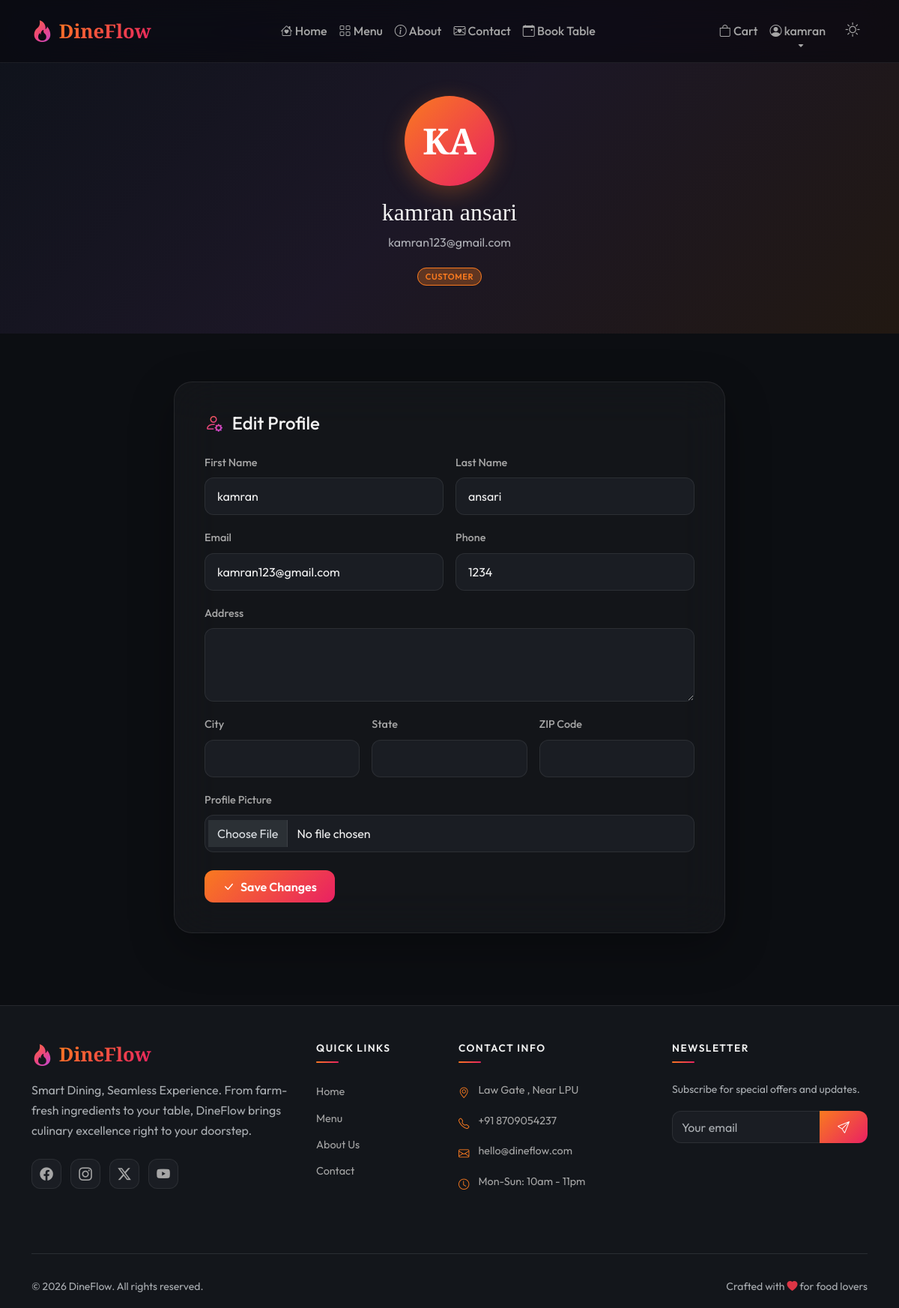
The app's page /accounts/profile/ (signed in) with its own data.
### accounts/models.py (models this page shows, shortened)
class User(AbstractUser):
    class Role(models.TextChoices):
        CUSTOMER = 'customer', 'Customer'
        MANAGER = 'manager', 'Restaurant Manager'
        ADMIN = 'admin', 'Administrator'
    role = models.CharField(
        max_length=20,
        choices=Role.choices,
        default=Role.CUSTOMER,
    )
    phone = models.CharField(max_length=20, blank=True, null=True)
    address = models.TextField(blank=True, null=True)
    city = models.CharField(max_length=100, blank=True, null=True)
    state = models.CharField(max_length=100, blank=True, null=True)
    zip_code = models.CharField(max_length=20, blank=True, null=True)
    profile_picture = models.ImageField(
        upload_to='profile_pics/',
        blank=True,
        null=True,
        default='profile_pics/default.png',
    )
    created_at = models.DateTimeField(auto_now_add=True)
    updated_at = models.DateTimeField(auto_now=True)
    class Meta:
        verbose_name = 'User'
        verbose_name_plural = 'Users'
        ordering = ['-created_at']

### accounts/views.py (the view)
# urls.py: path('profile/', views.profile_view, name='profile'),
@login_required
def profile_view(request):
    if request.method == 'POST':
        form = UserProfileForm(request.POST, request.FILES, instance=request.user)
        if form.is_valid():
            form.save()
            messages.success(request, 'Profile updated successfully!')
            return redirect('accounts:profile')
        else:
            messages.error(request, 'Please correct the errors below.')
    else:
        form = UserProfileForm(instance=request.user)
    return render(request, 'accounts/profile.html', {'form': form})

### accounts/forms.py
class UserProfileForm(forms.ModelForm):
    class Meta:
        model = User
        fields = [
            'first_name', 'last_name', 'email', 'phone',
            'address', 'city', 'state', 'zip_code', 'profile_picture',
        ]
        widgets = {
            'first_name': forms.TextInput(attrs={'class': 'form-control'}),
            'last_name': forms.TextInput(attrs={'class': 'form-control'}),
            'email': forms.EmailInput(attrs={'class': 'form-control'}),
            'phone': forms.TextInput(attrs={'class': 'form-control'}),
            'address': forms.Textarea(attrs={'class': 'form-control', 'rows': 3}),
            'city': forms.TextInput(attrs={'class': 'form-control'}),
            'state': forms.TextInput(attrs={'class': 'form-control'}),
            'zip_code': forms.TextInput(attrs={'class': 'form-control'}),
            'profile_picture': forms.FileInput(attrs={'class': 'form-control'}),
        }

### cart/context_processors.py (called while the page is built)
def cart_item_count(request):
    count = 0
    if request.user.is_authenticated:
        try:
            from .models import Cart
            cart = Cart.objects.get(user=request.user)
            count = cart.total_items
        except Cart.DoesNotExist:
            count = 0
    return {'cart_item_count': count}

### cart/models.py (called while the page is built)
    @property
    def total_items(self):
        return sum(item.quantity for item in self.items.all())

### templates/accounts/profile.html (shortened to what this page needs)
{% extends 'base.html' %}
{% block content %}
<section class="profile-header">
    <div class="container text-center">
        {% if user.profile_picture and user.profile_picture.name != 'profile_pics/default.png' %}
            <img src="{{ user.profile_picture.url }}" alt="{{ user.get_full_name }}" class="profile-avatar mb-3">
        {% else %}
            <div class="profile-avatar-placeholder mx-auto mb-3">
                {{ user.first_name|first|upper }}{{ user.last_name|first|upper }}
            </div>
        {% endif %}
        <h2 style="font-family: var(--font-display);">{{ user.get_full_name|default:user.username }}</h2>
        <p class="text-muted">{{ user.email }}</p>
        <span class="food-badge featured">{{ user.get_role_display }}</span>
    </div>
</section>
<section class="content-section" style="margin-top: -2rem;">
    <div class="container">
        <div class="row justify-content-center">
            <div class="col-lg-8">
                <div class="auth-card" style="max-width: none;">
                    <h4 class="mb-4">
                        <i class="bi bi-person-gear text-gradient me-2"></i>
                        Edit Profile
                    </h4>
                    <form method="post" action="{% url 'accounts:profile' %}" enctype="multipart/form-data">
                        <div class="row g-3">
                            <div class="col-md-6">
                                <label class="form-label">First Name</label>
                                {{ form.first_name }}
                            </div>
                            <div class="col-md-6">
                                <label class="form-label">Last Name</label>
                                {{ form.last_name }}
                            </div>
                            <div class="col-md-6">
                                <label class="form-label">Email</label>
                                {{ form.email }}
                            </div>
                            <div class="col-md-6">
                                <label class="form-label">Phone</label>
                                {{ form.phone }}
                            </div>
                            <div class="col-12">
                                <label class="form-label">Address</label>
                                {{ form.address }}
                            </div>
                            <div class="col-md-4">
                                <label class="form-label">City</label>
                                {{ form.city }}
                            </div>
                            <div class="col-md-4">
                                <label class="form-label">State</label>
                                {{ form.state }}
                            </div>
                            <div class="col-md-4">
                                <label class="form-label">ZIP Code</label>
                                {{ form.zip_code }}
                            </div>
                            <div class="col-12">
                                <label class="form-label">Profile Picture</label>
                                {{ form.profile_picture }}
                            </div>
                        </div>
                        <div class="mt-4">
                            <button type="submit" class="btn btn-gradient-primary px-4">
                                <i class="bi bi-check-lg me-2"></i>Save Changes
                            </button>
                        </div>
                    </form>
                </div>
            </div>
        </div>
    </div>
</section>
{% endblock %}

### templates/base.html (shortened to what this page needs)
{% load static %}
<!DOCTYPE html>
<html lang="en" data-bs-theme="dark">
<head>
    <link href="https://cdn.jsdelivr.net/npm/bootstrap@5.3.3/dist/css/bootstrap.min.css" rel="stylesheet">
    <link href="https://cdn.jsdelivr.net/npm/bootstrap-icons@1.11.3/font/bootstrap-icons.min.css" rel="stylesheet">
    <link rel="stylesheet" href="{% static 'css/style.css' %}">
</head>
<body>
    <nav class="navbar navbar-expand-lg fixed-top glass-navbar" id="mainNavbar">
        <div class="container">
            <a class="navbar-brand brand-logo" href="{% url 'core:home' %}">
                <i class="bi bi-fire text-gradient"></i>
                <span class="brand-text">DineFlow</span>
            </a>
            <div class="collapse navbar-collapse" id="navbarNav">
                <ul class="navbar-nav mx-auto">
                    <li class="nav-item">
                        <a class="nav-link" href="{% url 'core:home' %}">
                            <i class="bi bi-house-heart"></i> Home
                        </a>
                    </li>
                    <li class="nav-item">
                        <a class="nav-link" href="{% url 'menu:list' %}">
                            <i class="bi bi-grid"></i> Menu
                        </a>
                    </li>
                    <li class="nav-item">
                        <a class="nav-link" href="{% url 'core:about' %}">
                            <i class="bi bi-info-circle"></i> About
                        </a>
                    </li>
                    <li class="nav-item">
                        <a class="nav-link" href="{% url 'core:contact' %}">
                            <i class="bi bi-envelope-heart"></i> Contact
                        </a>
                    </li>
                    <li class="nav-item">
                        <a class="nav-link" href="{% url 'reservations:create' %}">
                            <i class="bi bi-calendar-event"></i> Book Table
                        </a>
                    </li>
                </ul>
                <ul class="navbar-nav">
                    {% if user.is_authenticated %}
                    <li class="nav-item">
                        <a class="nav-link cart-link" href="{% url 'cart:view' %}">
                            <i class="bi bi-bag"></i> Cart
                        </a>
                    </li>
                    <li class="nav-item dropdown">
                        <a class="nav-link dropdown-toggle" href="#" role="button" data-bs-toggle="dropdown">
                            <i class="bi bi-person-circle"></i>
                            {{ user.first_name|default:user.username }}
                        </a>
                    </li>
                    {% endif %}
                    <li class="nav-item ms-2">
                        <button class="btn btn-link nav-link theme-toggle" id="themeToggle" title="Toggle theme">
                            <i class="bi bi-moon-stars" id="themeIcon"></i>
                        </button>
                    </li>
                </ul>
            </div>
        </div>
    </nav>
    <main id="mainContent">
        {% block content %}{% endblock %}
    </main>
    <footer class="footer-section">
        <div class="container">
            <div class="row g-4 py-5">
                <div class="col-lg-4">
                    <h4 class="brand-logo mb-3">
                        <i class="bi bi-fire text-gradient"></i>
                        <span class="brand-text">DineFlow</span>
                    </h4>
                    <p class="text-muted mb-4">
                        Smart Dining, Seamless Experience. From farm-fresh ingredients to your table,
                        DineFlow brings culinary excellence right to your doorstep.
                    </p>
                    <div class="social-links">
                        <a href="#" class="social-link"><i class="bi bi-facebook"></i></a>
                        <a href="#" class="social-link"><i class="bi bi-instagram"></i></a>
                        <a href="#" class="social-link"><i class="bi bi-twitter-x"></i></a>
                        <a href="#" class="social-link"><i class="bi bi-youtube"></i></a>
                    </div>
                </div>
                <div class="col-lg-2 col-md-4">
                    <h6 class="footer-heading">Quick Links</h6>
                    <ul class="footer-links">
                        <li><a href="{% url 'core:home' %}">Home</a></li>
                        <li><a href="{% url 'menu:list' %}">Menu</a></li>
                        <li><a href="{% url 'core:about' %}">About Us</a></li>
                        <li><a href="{% url 'core:contact' %}">Contact</a></li>
                    </ul>
                </div>
                <div class="col-lg-3 col-md-4">
                    <h6 class="footer-heading">Contact Info</h6>
                    <ul class="footer-contact">
                        <li><i class="bi bi-geo-alt"></i> Law Gate , Near LPU</li>
                        <li><i class="bi bi-telephone"></i> +91 8709054237</li>
                        <li><i class="bi bi-envelope"></i> hello@dineflow.com</li>
                        <li><i class="bi bi-clock"></i> Mon-Sun: 10am - 11pm</li>
                    </ul>
                </div>
                <div class="col-lg-3 col-md-4">
                    <h6 class="footer-heading">Newsletter</h6>
                    <p class="text-muted small">Subscribe for special offers and updates.</p>
                    <form class="newsletter-form">
                        <div class="input-group">
                            <input type="email" class="form-control" placeholder="Your email">
                            <button class="btn btn-gradient-primary" type="button">
                                <i class="bi bi-send"></i>
                            </button>
                        </div>
                    </form>
                </div>
            </div>
            <hr class="border-secondary">
            <div class="row py-3">
                <div class="col-md-6">
                    <p class="text-muted small mb-0">&copy; 2026 DineFlow. All rights reserved.</p>
                </div>
                <div class="col-md-6 text-md-end">
                    <p class="text-muted small mb-0">Crafted with <i class="bi bi-heart-fill text-danger"></i> for food
                        lovers</p>
                </div>
            </div>
        </div>
    </footer>
</body>
</html>

### records on screen
User: first_name "kamran", first_name|first "K", last_name|first "A", get_full_name "kamran ansari", email "kamran123@gmail.com", role "CUSTOMER", last_name "ansari", phone "1234"
